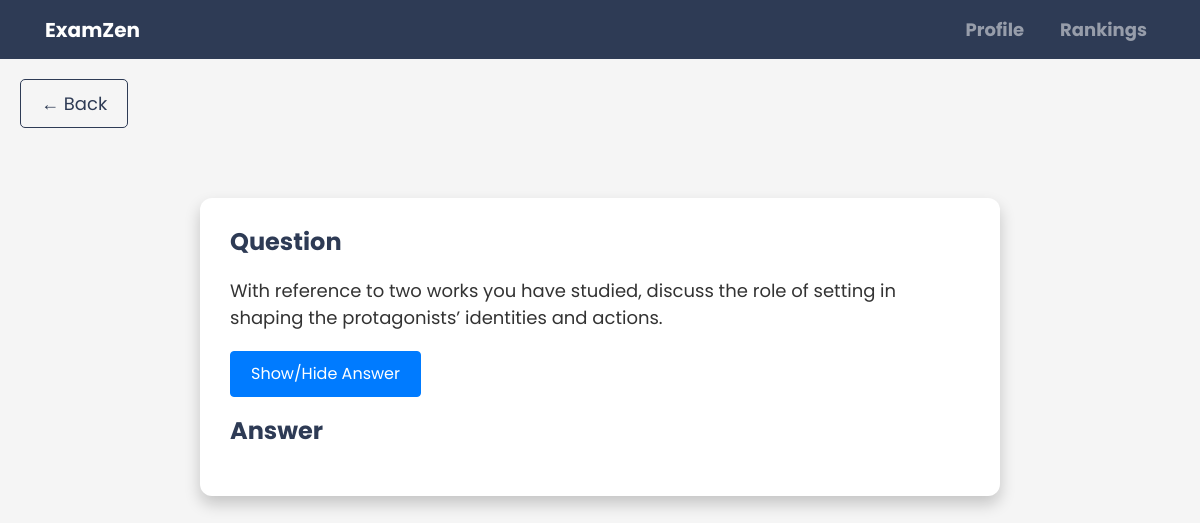
The page /question/22/ (signed in) on the database as committed earlier.
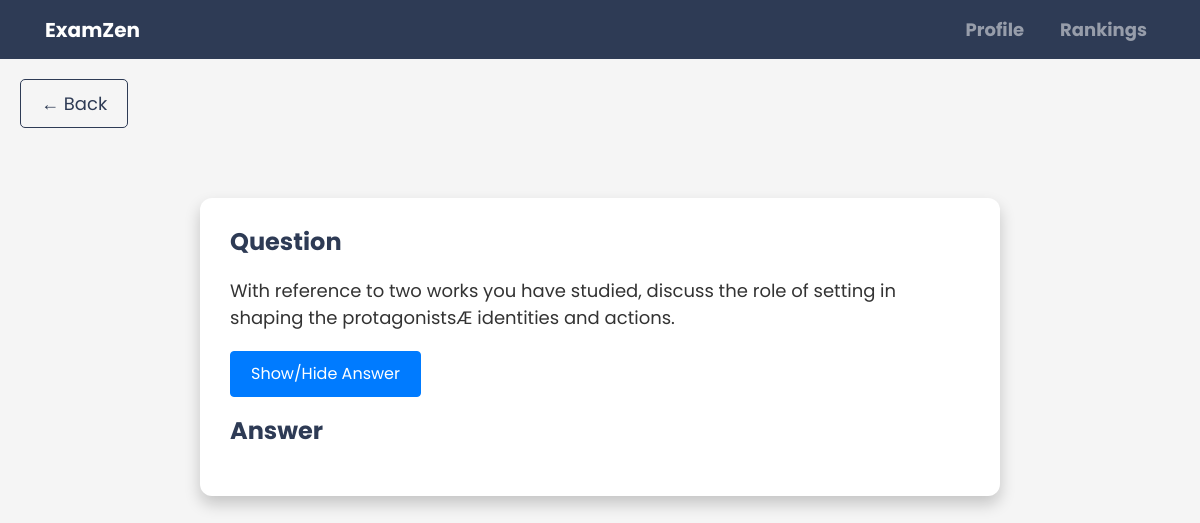
The same page on the database as committed later.
### main/models.py (models this page shows, shortened)
class Question(models.Model):
    PAPER_CHOICES = [
        ('1', 'Paper 1'),
        ('2', 'Paper 2'),
        ('3', 'Paper 3'),
    ]
    subject = models.ForeignKey(Subject, on_delete=models.CASCADE)
    text = models.TextField()
    answer = models.TextField(blank=True, null=True)
    paper = models.CharField(max_length=1, choices=PAPER_CHOICES)
    choices = models.CharField(max_length=10000, blank=True, null=True)
    topic = models.CharField(max_length=150, blank=True)

### main/views.py (the view)
# urls.py: path('question/<int:question_id>/', views.question_answer, name='question_answer'),
@login_required
def question_answer(request, question_id):
    question = get_object_or_404(Question, id=question_id)
    choices = question.choices.split('\\n') if question.choices else []
    return render(request, 'main/question_answer.html', {'question': question, 'choices': choices})

### main/templates/main/question_answer.html (shortened to what this page needs)
{% extends 'main/layout.html' %}
{% block content %}
<!DOCTYPE html>
<html lang="en">
<head>
    <link rel="stylesheet" href="https://maxcdn.bootstrapcdn.com/bootstrap/4.5.2/css/bootstrap.min.css">
</head>
<body>
    <a href="#" onclick="history_back()" class="back-button">&larr; Back</a>
    <div class="content-container">
        <h1 class="title">Question</h1>
        <p class="question-text">{{ question.text|safe }}</p>
        <div class="answer-button">
            <button class="btn btn-primary" onclick="toggleAnswer()">Show/Hide Answer</button>
        </div>
        <h2 class="title">Answer</h2>
    </div>
</body>
</html>
{% endblock %}

Rows that differ between the two databases and show on the page:
changed Question: text "With reference to two works you have studied, discuss the role of setting in shaping the protagonists’ identities and actions." → "With reference to two works you have studied, discuss the role of setting in shaping the protagonistsÆ identities and actions."
